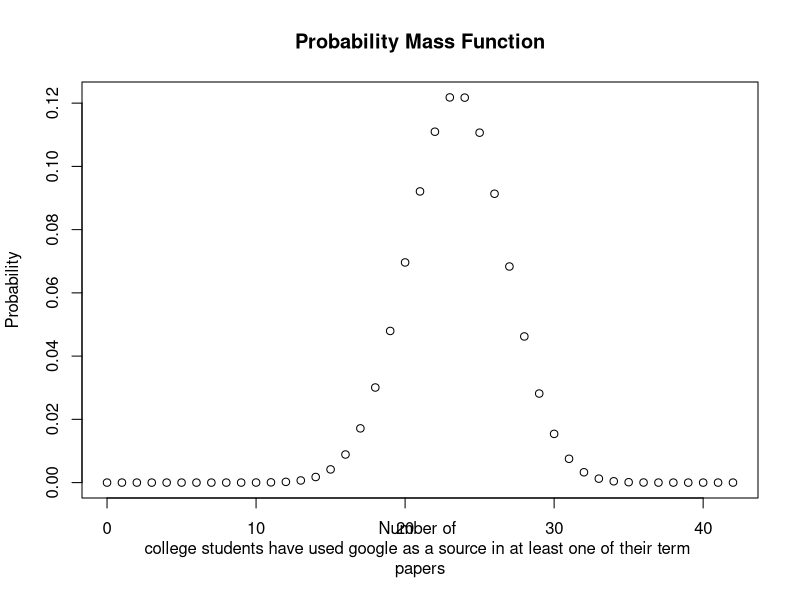
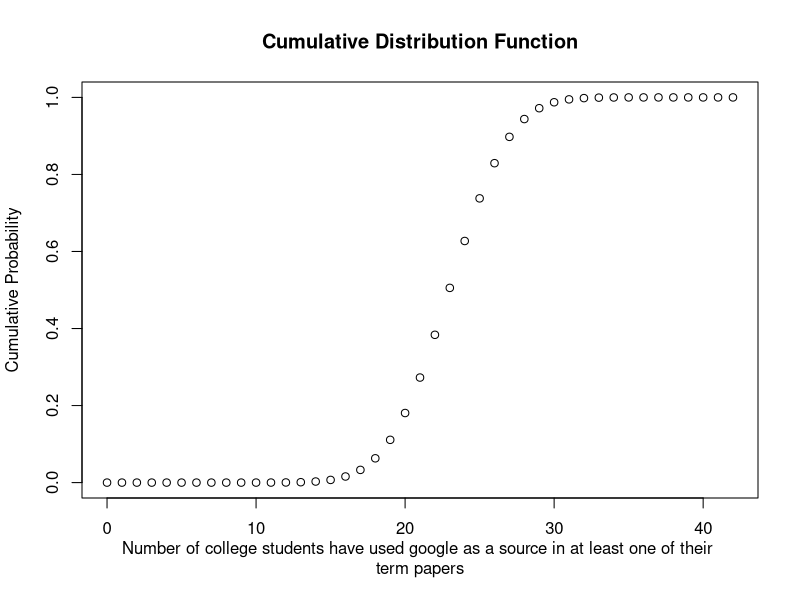

Recreate these plots in R, in order.
# EXPERIMENT 1

n = 20
p = 0.5

# Find Pr(X<8)
pbinom(7, n, p)

# Find Pr(X > 12)
1 - pbinom(12, n, p)

# Find Pr(8 <= X <= 10)
dbinom(8, n, p) + dbinom(9, n, p) + dbinom(10, n, p)


# EXPERIMENT 2

n = 10
p = 0.5

# Find the probability of getting at least 5 heads (that is, 5 or more). 
1 - pbinom(4, n, p)

# Find the probability of getting exactly 5 heads.
dbinom(5, n, p)

# Find the probability of getting between 4 and 6 heads, inclusive
dbinom(4, n, p) + dbinom(5, n, p) + dbinom(6, n, p)


# EXPERIMENT 3

n = 42
p = 0.558

# Sketch the probability mass function (roughly).
x = 0:n

plot(x, dbinom(x, n, p), main = "Probability Mass Function", xlab = "Number of 
college students have used google as a source in at least one of their term 
papers", ylab = "Probability")

# Sketch the cumulative distribution function (roughly).
x = 0:n

plot(x, pbinom(x, n, p), main = "Cumulative Distribution Function", xlab = 
         "Number of college students have used google as a source in at least one of their 
term papers", ylab = "Cumulative Probability")

# Find the probability that X is equal to 17. 
dbinom(17, n, p)

# Find the probability that X is at most 13. 
pbinom(13, n, p)

# Find the probability that X is bigger than 11. 
1 - pbinom(11, n, p)

# Find the probability that X is at least 15. 
dbinom(15, n, p) + pbinom(15, n, p, lower.tail = FALSE)

# Find the probability that X is between 16 and 19, inclusive
pbinom(19, n, p) - pbinom(16, n, p) + dbinom(16, n, p)
